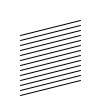
Frame 1 (no input)
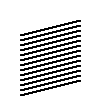
Frame 60 (the mouse pressed at the canvas centre just before this capture)
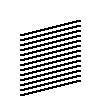
Frame 120 (the mouse held since frame 60 and released just before this capture)

The Processing sketch that drew these frames (run headless with seeded random() and noise(); from frame 60 on, the mouse is pressed at the canvas centre):

// Processing sketch: processing_63391
// ── processing_63391.pde

void setup() {
size (100, 100);
background (255);
fill (255);
}

void draw() {
float y = 20;

while (y <= 80) {
  line ( 20, y+15, 80, y);
  y = y+5;
 }
}
